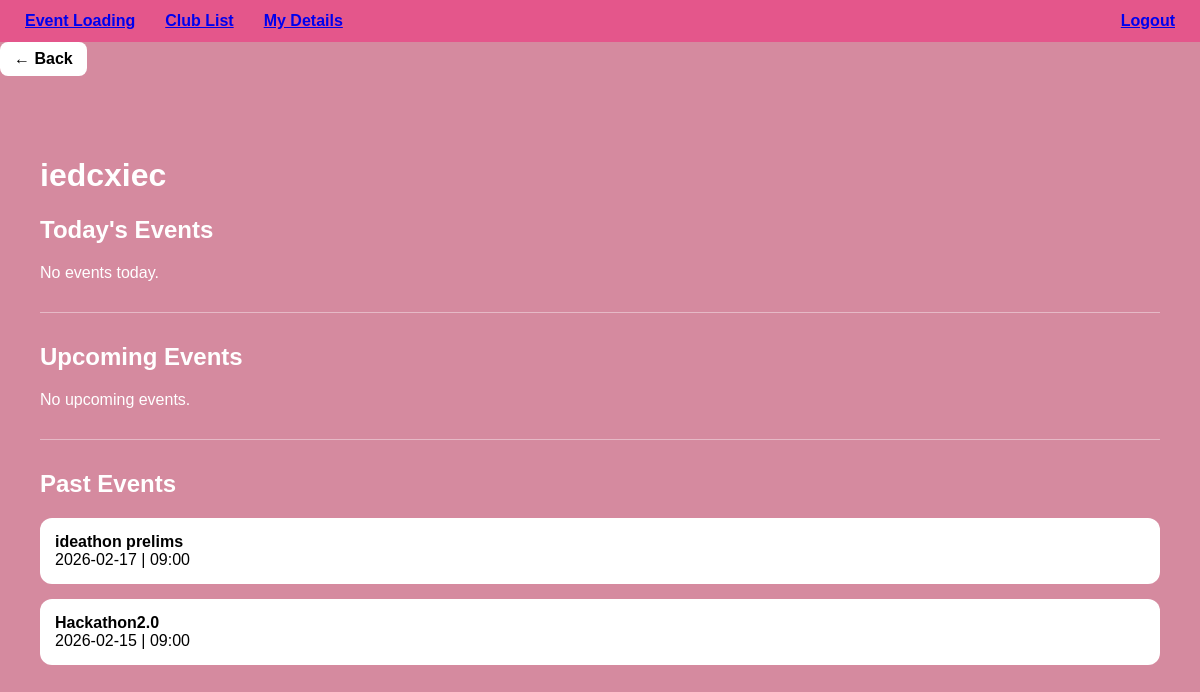
Page /student/club/iedcxiec (signed in) on the committed database.
### tables this page shows
CREATE TABLE event (
    id INTEGER PRIMARY KEY AUTOINCREMENT,
    name TEXT,
    club TEXT,
    description TEXT,
    date TEXT,
    time TEXT,
    mode TEXT,
    venue TEXT,
    platform TEXT,
    is_paid TEXT,
    payment_amount TEXT,
    gpay_number TEXT,
    participation_type TEXT,
    activity_points TEXT,
    contact_details TEXT,
    qr_code_link TEXT
, club_id INTEGER);

### app.py (the view)
@app.route('/student/club/<club_name>')
def student_club_view(club_name):
    if 'role' not in session or session['role'] != 'student':
        return redirect('/login')
    conn = get_db_connection()
    events = conn.execute(
        "SELECT * FROM event WHERE club = ?",
        (club_name,)
    ).fetchall()
    conn.close()
    today = date.today().isoformat()
    today_events = []
    upcoming = []
    past = []
    for event in events:
        if event['date'] == today:
            today_events.append(event)
        elif event['date'] > today:
            upcoming.append(event)
        else:
            past.append(event)
    today_events.sort(key=lambda x: (x['date'], x['time']))
    upcoming.sort(key=lambda x: (x['date'], x['time']))
    past.sort(key=lambda x: (x['date'], x['time']), reverse=True)
    return render_template(
        "student_club_view.html",
        club_name=club_name,
        today_events=today_events,
        upcoming=upcoming,
        past=past
    )

### app.py (called while the page is built)
def get_db_connection():
    conn = sqlite3.connect('events.db')
    conn.row_factory = sqlite3.Row
    return conn

### templates/student_club_view.html (shortened to what this page needs)
<!DOCTYPE html>
<html>
<head>
    <link href="https://fonts.cdnfonts.com/css/glacial-indifference-2" rel="stylesheet">
</head>
<body>
<nav style="
    background-color: #E4568B;
    padding: 12px 25px;
    display: flex;
    align-items: center;
    gap: 30px;
    font-weight: bold;
">
    <a href="/student?tab=loading">Event Loading</a>
    <a href="/student?tab=clubs">Club List</a>
    <a href="/student?tab=profile">My Details</a>
    <a href="/logout" style="margin-left:auto;">Logout</a>
</nav>
<div style="margin-bottom:20px;">
    <a href="/student?tab=clubs" class="btn-back">← Back</a>
</div>
<div class="container">
    <h1>{{ club_name }}</h1>
    <h2>Today's Events</h2>
    {% for event in today_events %}
        <a class="card-link" href="/event/{{ event.id }}?from=club&club={{ club_name}}">
            <div class="card">
                <strong>{{ event.name }}</strong><br>
                {{ event.time }}
            </div>
        </a>
    {% else %}
        <p>No events today.</p>
    {% endfor %}
    <hr>
    <h2>Upcoming Events</h2>
    {% for event in upcoming %}
        <a class="card-link" href="/event/{{ event.id }}?from=club&club={{ club_name }}">
            <div class="card">
                <strong>{{ event.name }}</strong><br>
                {{ event.date }} | {{ event.time }}
            </div>
        </a>
    {% else %}
        <p>No upcoming events.</p>
    {% endfor %}
    <hr>
    <h2>Past Events</h2>
    {% for event in past %}
        <a class="card-link" href="/event/{{ event.id }}?from=club&club={{ club_name}}">
            <div class="card">
                <strong>{{ event.name }}</strong><br>
                {{ event.date }} | {{ event.time }}
            </div>
        </a>
    {% else %}
        <p>No past events.</p>
    {% endfor %}
</div>
</body>
</html>

### templates/student_club_view.html (style rules this page uses)
body { font-family: 'Glacial Indifference', sans-serif; margin: 0; background-color: #D58A9F; color: white; }
.container { padding: 40px; }
.card { background-color: white; color: black; padding: 15px; margin-bottom: 15px; border-radius: 12px; transition: 0.2s ease; }
a.card-link { text-decoration: none; }
hr { margin: 30px 0; border: none; border-top: 1px solid white; opacity: 0.4; }
.btn-back { display: inline-block; background-color: white; color: black; padding: 8px 14px; border-radius: 8px; font-weight: bold; text-decoration: none; }

### rows in the picture
event: name "ideathon prelims", date "2026-02-17", time "09:00"
event: name "Hackathon2.0", date "2026-02-15", time "09:00"

### other values in the picture
{{ club_name }} "iedcxiec"
